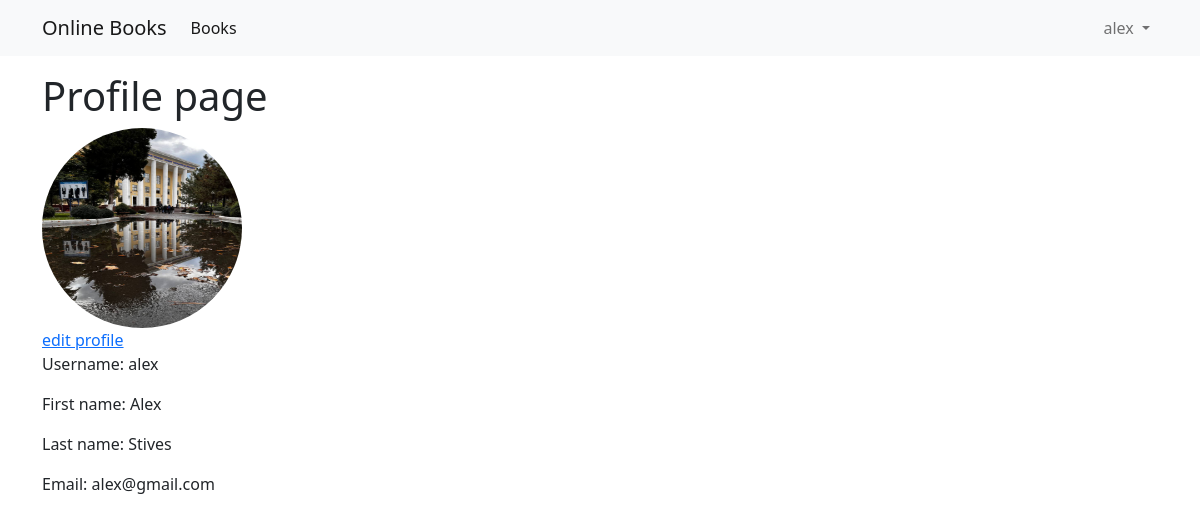
/users/profile (signed in), run on the app's committed database.
### users/models.py (models this page shows)
class CustomUser(AbstractUser):
    profile_pic = models.ImageField(default='default.jpg')

### users/views.py (the view)
# urls.py: path('profile', ProfileView.as_view(), name="profile"),
class ProfileView(LoginRequiredMixin, View):
    def get(self, request):
        return render(request, 'users/profile.html', {'user': request.user})

### users/templates/users/profile.html (shortened to what this page needs)
{% extends 'base.html' %}
{% block content %}
    <div class="container">
        <h1>Profile page</h1>
        <img class="profile-pic" src="{{ user.profile_pic.url }}" alt="">
        <div>
            <a href="{% url 'users:profile-edit' %}">edit profile</a>
            <p>Username: {{ user.username }}</p>
            <p>First name: {{ user.first_name }}</p>
            <p>Last name: {{ user.last_name }}</p>
            <p>Email: {{ user.email }}</p>
        </div>
    </div>
{% endblock %}

### templates/base.html (shortened to what this page needs)
<!DOCTYPE html>
{% load static %}
<html lang="en">
<head>
    <link href="https://cdn.jsdelivr.net/npm/bootstrap@5.0.2/dist/css/bootstrap.min.css" rel="stylesheet"
>
</head>
<link rel="stylesheet" type="text/css" href="{% static 'css/main.css' %}">
<body>
<nav class="navbar navbar-expand-lg navbar-light bg-light">
    <div class="container">
        <a class="navbar-brand" href="{% url 'landing_page' %}">Online Books</a>
        <div class="collapse navbar-collapse" id="navbarSupportedContent">
            <ul class="navbar-nav me-auto mb-2 mb-lg-0">
                <li class="nav-item">
                    <a class="nav-link active" aria-current="page" href="{% url 'books-list' %}">Books</a>
                </li>
            </ul>
        </div>
        <div>
            {% if request.user.is_authenticated %}
                <ul class="navbar-nav">
                    <li class="nav-item dropdown">
                        <a class="nav-link dropdown-toggle" href="#" id="navbarDropdown" role="button"
                           data-bs-toggle="dropdown" aria-expanded="false">
                            {{ request.user }}
                        </a>
                    </li>
                </ul>
            {% else %}
                <a class="btn btn-outline-primary" href="{% url 'users:login' %}">Login</a>
            {% endif %}
        </div>
    </div>
</nav>
{% block content %}
{% endblock %}
</body>
</html>

### static/css/main.css (style rules this page uses)
.profile-pic { width: 200px; height: 200px; border-radius: 50%; }

### data on the page
CustomUser: user "alex", profile_pic (picture), username "alex", first_name "Alex", last_name "Stives", email "alex@gmail.com"
